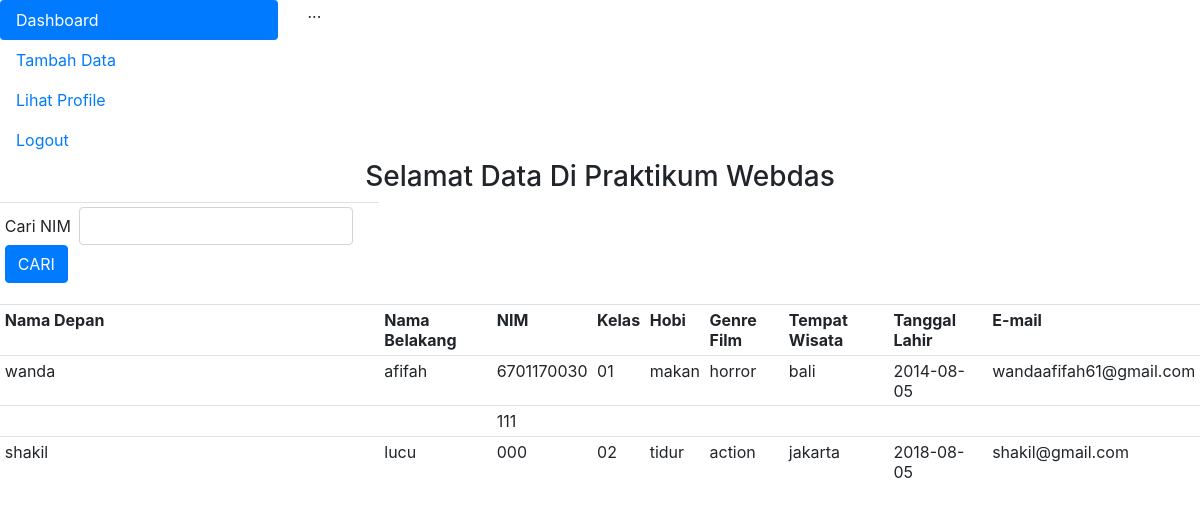
Page /dashboard.php on the committed database.
### tables this page shows
CREATE TABLE `webprog` (
  `id` int(10) NOT NULL,
  `username` text NOT NULL,
  `password` text NOT NULL,
  `nim` varchar(20) NOT NULL
);

CREATE TABLE `user` (
  `nim` varchar(20) NOT NULL,
  `nama_depan` text NOT NULL,
  `nama_belakang` text NOT NULL,
  `kelas` text NOT NULL,
  `hobi` text NOT NULL,
  `genre_film` text NOT NULL,
  `tempat_wisata` text NOT NULL,
  `tanggal_lahir` text NOT NULL,
  `email` text NOT NULL
);

### Class.php (called while the page is built, shortened)
<?php
class Data{
    private $conn;
    public function Data(){
        $servername = "localhost";
        $username   = "root";
        $password   = "";
        $db         = "jurnal8";
        $this->conn = mysqli_connect($servername, $username, $password, $db);
    }
public function query($query)
{
        $this->sql = mysqli_query($this->conn, $query);
        if ($this->sql){
            return $this->sql;
        }else{
            echo $this->error();
        }
    }
public function fetchAll($result)
{
    return mysqli_fetch_assoc($result);
}
public function numRow($result)
{
    return mysqli_num_rows($result);
}
}

### dashboard.php (the view, shortened to what this page needs)
<?php
   require_once("Class.php");
   $db = new Data;
   ?>
<html>
<head>
  <link rel="stylesheet" type="text/css" href="css/bootstrap.min.css">
</head>
<body>
<div class="row">
  <div class="col-3">
    <div class="nav flex-column nav-pills" id="v-pills-tab" role="tablist" aria-orientation="vertical">
      <a class="nav-link active" id="v-pills-home-tab" data-toggle="pill" href="#v-pills-dashboard" role="tab" aria-controls="v-pills-home" aria-selected="true">Dashboard</a>
      <a class="nav-link" id="v-pills-adddata-tab" data-toggle="pill" href="inputdata.php" role="tab" aria-controls="v-pills-adddata" aria-selected="false">Tambah Data</a>
      <a class="nav-link" id="v-pills-logout-tab" data-toggle="pill" href="profile.php" role="tab" aria-controls="v-pills-profile" aria-selected="false">Lihat Profile</a>
      <a class="nav-link" id="v-pills-logut-tab" data-toggle="pill" href="logout.php" role="tab" aria-controls="v-pills-logout" aria-selected="false">Logout</a>
    </div>
  </div>
  <div class="col-9">
    <div class="tab-content" id="v-pills-tabContent">
      <div class="tab-pane fade show active" id="v-pills-home" role="tabpanel" aria-labelledby="v-pills-home-tab">...</div>
    </div>
  </div>
</div>
<table class="table table-sm">
<h3><center>Selamat Data Di Praktikum Webdas</center></h3>
    <tr>
      <td>
        <form action="dashboard.php" method="get">
          <div class="form-inline">
            Cari NIM <input type="text" class="form-control mx-2" name="cari"><button class="btn btn-primary" type="input">CARI</button>
          </div>
        </form>
      </td>
    <tr>
      <th>Nama Depan</th>
      <th>Nama Belakang</th>
      <th>NIM</th>
      <th>Kelas</th>
      <th>Hobi</th>
      <th>Genre Film</th>
      <th>Tempat Wisata</th>
      <th>Tanggal Lahir</th>
      <th>E-mail</th>
    </tr>
    <?php
            if (isset($_GET["cari"])) {
              $value = $_GET["cari"];
               $result = $db->query("SELECT * FROM webprog JOIN user USING(nim) WHERE nim like '%$value%'");
             }else {
              $result = $db->query("SELECT * FROM webprog JOIN user USING(nim)");
             }
            if ($db->numRow($result) > 0) {
      while ($row = $db->fetchAll($result)) {
        ?>
        <tr>
        <td><?php echo $row['nama_depan']?></td>
        <td><?php echo $row['nama_belakang']?></td>
        <td><?php echo $row['nim']?></td>
        <td><?php echo $row['kelas']?></td>
        <td><?php echo $row['hobi']?></td>
        <td><?php echo $row['genre_film']?></td>
        <td><?php echo $row['tempat_wisata']?></td>
        <td><?php echo $row['tanggal_lahir']?></td>
        <td><?php echo $row['email']?></td>
        </tr>
        <?php
      }
    }else {
      echo "0 Result";
    }
        ?>
</table>
</body>
</html>

### rows in the picture
webprog: nim.nama_depan "wanda", nim.nama_belakang "afifah", nim "6701170030", nim.kelas "01", nim.hobi "makan", nim.genre_film "horror", nim.tempat_wisata "bali", nim.tanggal_lahir "2014-08-05", nim.email "wandaafifah61@gmail.com"
webprog: nim "111"
webprog: nim.nama_depan "shakil", nim.nama_belakang "lucu", nim "000", nim.kelas "02", nim.hobi "tidur", nim.genre_film "action", nim.tempat_wisata "jakarta", nim.tanggal_lahir "2018-08-05", nim.email "shakil@gmail.com"
